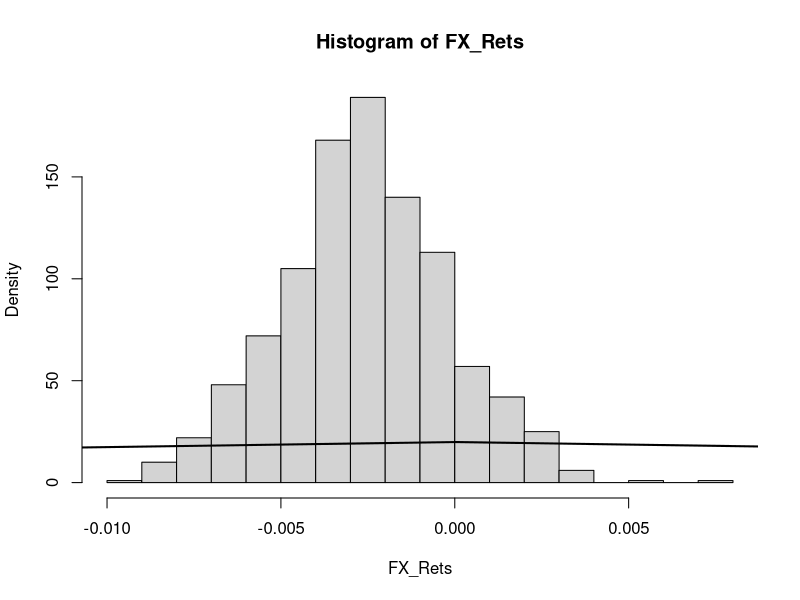
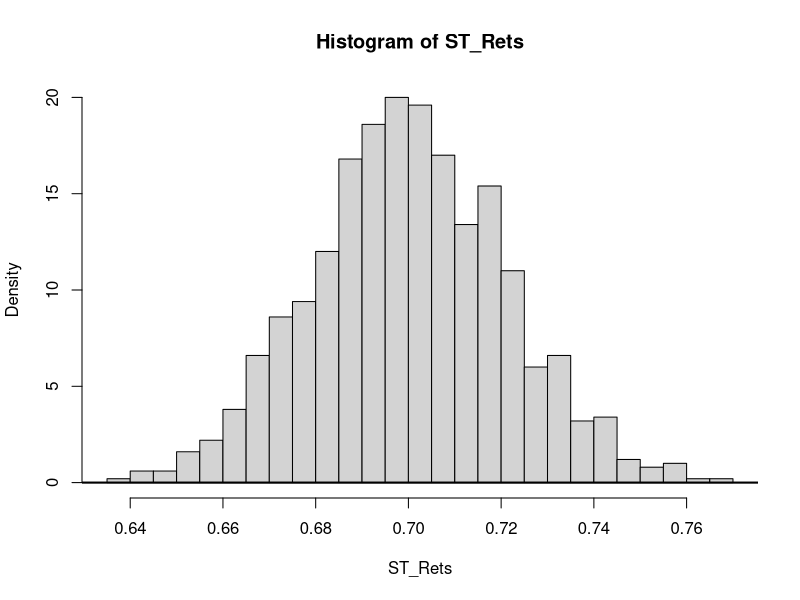
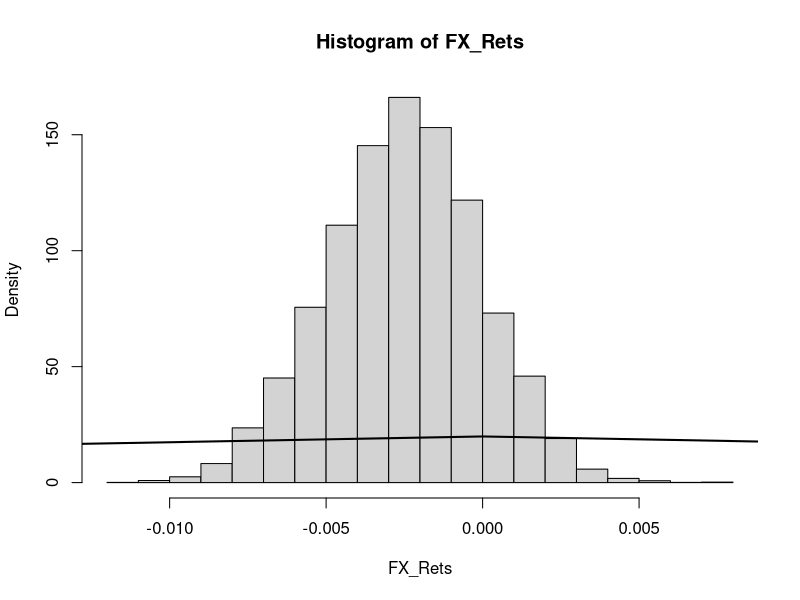
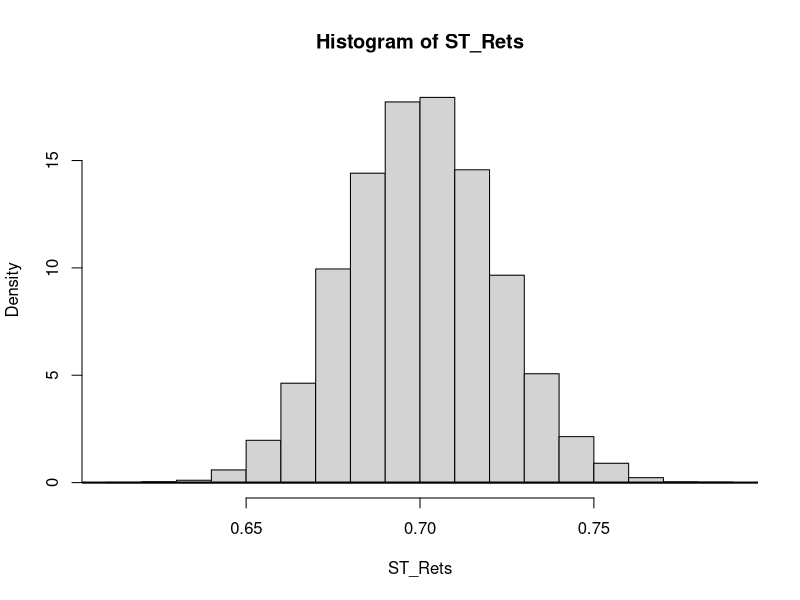

Here is the R script that generated these plots, in order:
## ---- chunk 1
library(readxl)
df <- read_excel("DATA.xlsx")
aapl <- df$AAPL
aapl
fx <- df$`EU/USD`
fx
ln_ret <- matrix(rep(0),length(df)-1)
diff_fx <- matrix(rep(0),length(df)-1)

for (i in 1:length(df)-1){
  ln_ret[i] <- log(aapl[i+1]/aapl[i])
  diff_fx[i] <- fx[i+1]-fx[i]
}
aapl_vol <- sd(ln_ret)
fx_vol <- sd(diff_fx)
corr_m <- cor(ln_ret,diff_fx)
## ---- chunk 2
MYUNIFORM <- function(inputvar)
{
  idum <- inputvar[1]
  numran <- inputvar[2]
  IM1 <- 2147483563
  IM2 <- 2147483399
  IMM1 <- IM1-1
  IA1 <- 40014
  IA2 <- 40692
  IQ1 <- 53668 
  IQ2 <- 52774
  IR1 <- 12211
  IR2 <- 3791
  NTAB <- 32
  NDIV <- as.integer(1+IMM1/NTAB)
  AM=1.0/IM1
  EPS=1.2e-7
  RNMX=1.-EPS
  iv=rep(0,NTAB)
  idum2 <- 123456789
  iy <- 0
  ranx <- rep(0,numran)
  icount <- 1
  for (icount in 1:numran)
  {
    if (idum<=0)
    {
      idum<-max(-idum,1)
      idum2 <- idum
      j<-NTAB+8
      while (j>0)
      {
        k <- as.integer(idum/IQ1)
        idum<-IA1*(idum-k*IQ1)-k*IR1
        if (idum<0){idum <- idum+IM1}
        if(j<= NTAB){iv[j] <- idum}
        j <- j-1
      }
      iy <- iv[1]
    }
    k<-as.integer(idum/IQ1)
    idum<-IA1*(idum-k*IQ1)-k*IR1
    if (idum<0) {idum <- idum+IM1}
    k<-as.integer(idum2/IQ2)
    idum2<-IA2*(idum2-k*IQ2)-k*IR2
    if (idum2<0) {idum2 <- idum2+IM2}
    j<-as.integer(iy/NDIV)+1
    iy<-iv[j]-idum2
    iv[j]<-idum
    if (iy<1) {iy<-iy+IMM1}
    ran2<-min(AM*iy,RNMX)
    ranx[icount]<-ran2
    icount<-icount+1
  }
  
return(ranx)
}
## ---- chunk 3
MYNORM <- function(ran_c)
{
  a0 <- 2.50662823884
  a1 <- -18.61500062529
  a2 <- 41.39119773534
  a3 <- -25.44106049637

  b0 <- -8.47351093090
  b1 <- 23.08336743743
  b2 <- -21.06224101826
  b3 <- 3.13082909833
  
  c0 <- 0.3374754822726147
  c1 <- 0.9761690190917186
  c2 <- 0.1607979714918209
  c3 <- 0.0276438810333863
  c4 <- 0.0038405729373609
  c5 <- 0.0003951896511919
  c6 <- 0.0000321767881768
  c7 <- 0.0000002888167364
  c8 <- 0.0000003960315187
  
  jcount <- 1
  numran <- inputvar[2]
  ran_norm_c <- rep(0,numran)
  while(jcount <= numran)
  {
    u <- ran_c[jcount]
    y <- u-0.5
    if(abs(y)<0.42)
    {
      r <- y*y
      x <- y*(((a3*r+a2)*r+a1)*r+a0)/((((b3*r+b2)*r+b1)*r+b0)*r+1)
    }
    else
    {
      r <- u
      if(y>0){r <- 1-u}
      r <- log(-log(r))
      x <- c0+r*(c1+r*(c2+r*(c3+r*(c4+r*(c5+r*(c6+r*(c7+r*c8)))))))
      if(y<0){x <- -x}
    }
    ran_norm_c[jcount] <- x
    jcount <- jcount+1
  } 
  return(ran_norm_c)
}
## ---- chunk 4
seed <- 0
numran <- 500000
inputvar <- c(seed,numran)
ran_uniform_c <- MYUNIFORM(inputvar)
rand_norm1 <- MYNORM(ran_uniform_c)
seed <- 1000
numran <- 500000
inputvar <- c(seed,numran)
ran_uniform_c <- MYUNIFORM(inputvar)
rand_norm2 <- MYNORM(ran_uniform_c)
rand_eps1 <- rand_norm1
rho_c <- corr_m
rand_eps2 <- rho_c*rand_norm1+(sqrt(1-rho_c^2))*rand_norm2
cor(rand_eps1,rand_eps2)
## ---- chunk 5
S0 <- 100
rUSD <- 0.03
VolStock <- aapl_vol
T <- 3/12
FX0 <- 1.1456
rFX <- 0.02
VolFX <- fx_vol
KFX <- S0*FX0
numpath <- 1000
ST_Vals <- c(rep(0),numpath)
ST_Rets <- c(rep(0),numpath)
FX_Vals <- c(rep(0),numpath)
FX_Rets <- c(rep(0),numpath)
Quanto_Vals <- c(rep(0),numpath)
jcount <- 1
while(jcount <= numpath)
{
  ST <- S0*(exp((rUSD-0.5*(VolStock^2))*T+VolStock*sqrt(T)*rand_eps1[jcount]))
  ST_Vals[jcount] <- ST
  ST_Rets[jcount] <- log(ST_Vals[jcount]/50)
  FX <- FX0*(exp((rFX-rUSD-0.5*(VolFX^2))*T+VolFX*sqrt(T)*rand_eps2[jcount]))
  FX_Vals[jcount] <- FX
  FX_Rets[jcount] <- log(FX_Vals[jcount]/FX0)
  Quanto <- max(ST*FX-KFX,0)
  Quanto_Vals[jcount] <- Quanto
  jcount = jcount+1
}

mean(Quanto_Vals*exp(-rFX*T))
sd(Quanto_Vals*exp(-rFX*T))
## ---- chunk 6
hist(FX_Rets, breaks=20,freq=F)
FXRet_Vol <- VolFX*sqrt(T)
rFXm <- exp(rFX*T)-1
curve(dnorm(x,mean=rFXm,sd=FXRet_Vol),from=-4,to=4,add=TRUE,lwd=2)

hist(ST_Rets,breaks=20,freq=F)
Vol_Ret <- VolStock*sqrt(T)
rUSDm <- exp(rUSD*T)-1
curve(dnorm(x,mean=rUSDm,sd=Vol_Ret),from=-4,to=4,add=TRUE,lwd=2)

CI_low = mean(Quanto_Vals[1:numpath])+qnorm(0.05)*sd(Quanto_Vals[1:numpath])
CI_high = mean(Quanto_Vals[1:numpath])-qnorm(0.05)*sd(Quanto_Vals[1:numpath])
sprintf("Quanto Confidence Interval: [%s, %s]", CI_low,CI_high)
## ---- chunk 7
S0 <- 100
rUSD <- 0.03
VolStock <- aapl_vol
T <- 3/12
FX0 <- 1.1456
rFX <- 0.02
VolFX <- fx_vol
KFX <- S0*FX0
numpath <- 10000
ST_Vals <- c(rep(0),numpath)
ST_Rets <- c(rep(0),numpath)
FX_Vals <- c(rep(0),numpath)
FX_Rets <- c(rep(0),numpath)
Quanto_Vals <- c(rep(0),numpath)
jcount <- 1
while(jcount <= numpath)
{
  ST <- S0*(exp((rUSD-0.5*(VolStock^2))*T+VolStock*sqrt(T)*rand_eps1[jcount]))
  ST_Vals[jcount] <- ST
  ST_Rets[jcount] <- log(ST_Vals[jcount]/50)
  FX <- FX0*(exp((rFX-rUSD-0.5*(VolFX^2))*T+VolFX*sqrt(T)*rand_eps2[jcount]))
  FX_Vals[jcount] <- FX
  FX_Rets[jcount] <- log(FX_Vals[jcount]/FX0)
  Quanto <- max(ST*FX-KFX,0)
  Quanto_Vals[jcount] <- Quanto
  jcount = jcount+1
}

mean(Quanto_Vals*exp(-rFX*T))
sd(Quanto_Vals*exp(-rFX*T))
## ---- chunk 8
hist(FX_Rets, breaks=20,freq=F)
FXRet_Vol <- VolFX*sqrt(T)
rFXm <- exp(rFX*T)-1
curve(dnorm(x,mean=rFXm,sd=FXRet_Vol),from=-4,to=4,add=TRUE,lwd=2)

hist(ST_Rets,breaks=20,freq=F)
Vol_Ret <- VolStock*sqrt(T)
rUSDm <- exp(rUSD*T)-1
curve(dnorm(x,mean=rUSDm,sd=Vol_Ret),from=-4,to=4,add=TRUE,lwd=2)

CI_low = mean(Quanto_Vals[1:numpath])+qnorm(0.05)*sd(Quanto_Vals[1:numpath])
CI_high = mean(Quanto_Vals[1:numpath])-qnorm(0.05)*sd(Quanto_Vals[1:numpath])
sprintf("Quanto Confidence Interval: [%s, %s]", CI_low,CI_high)
